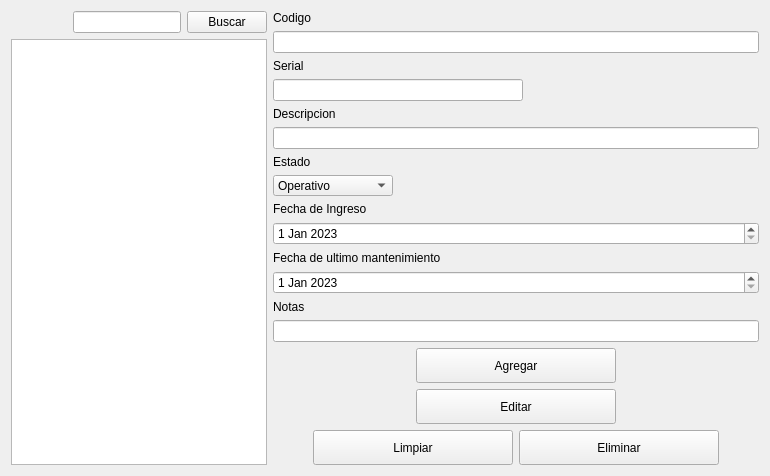
          <widget class="QWidget" name="tab_10">
           <attribute name="title">
            <string>Equipos y Maquimarias</string>
           </attribute>
           <layout class="QHBoxLayout" name="horizontalLayout_49">
            <item>
             <layout class="QVBoxLayout" name="verticalLayout_35">
              <item>
               <layout class="QHBoxLayout" name="horizontalLayout_53">
                <item>
                 <spacer name="horizontalSpacer_68">
                  <property name="orientation">
                   <enum>Qt::Horizontal</enum>
                  </property>
                  <property name="sizeHint" stdset="0">
                   <size>
                    <width>40</width>
                    <height>20</height>
                   </size>
                  </property>
                 </spacer>
                </item>
                <item>
                 <widget class="QLineEdit" name="lineEdit_busqueda_EM"/>
                </item>
                <item>
                 <widget class="QPushButton" name="btn_buscarEMagg">
                  <property name="text">
                   <string>Buscar</string>
                  </property>
                 </widget>
                </item>
               </layout>
              </item>
              <item>
               <widget class="QTableWidget" name="tableWidget_aggEM"/>
              </item>
             </layout>
            </item>
            <item>
             <layout class="QVBoxLayout" name="verticalLayout_36">
              <item>
               <layout class="QVBoxLayout" name="verticalLayout_37">
                <item>
                 <layout class="QVBoxLayout" name="verticalLayout_38">
                  <item>
                   <widget class="QLabel" name="label_15">
                    <property name="text">
                     <string>Codigo</string>
                    </property>
                   </widget>
                  </item>
                  <item>
                   <widget class="QLineEdit" name="txt_codigo_EM_2">
                    <property name="minimumSize">
                     <size>
                      <width>0</width>
                      <height>0</height>
                     </size>
                    </property>
                    <property name="maximumSize">
                     <size>
                      <width>16777215</width>
                      <height>16777215</height>
                     </size>
                    </property>
                   </widget>
                  </item>
                 </layout>
                </item>
                <item>
                 <layout class="QVBoxLayout" name="verticalLayout_57">
                  <item>
                   <widget class="QLabel" name="label_16">
                    <property name="text">
                     <string>Serial</string>
                    </property>
                   </widget>
                  </item>
                  <item>
                   <widget class="QLineEdit" name="txt_serial_EM_2">
                    <property name="maximumSize">
                     <size>
                      <width>250</width>
                      <height>16777215</height>
                     </size>
                    </property>
                   </widget>
                  </item>
                 </layout>
                </item>
                <item>
                 <layout class="QVBoxLayout" name="verticalLayout_59">
                  <item>
                   <widget class="QLabel" name="label_25">
                    <property name="text">
                     <string>Descripcion</string>
                    </property>
                   </widget>
                  </item>
                  <item>
                   <widget class="QLineEdit" name="txt_descrip_EM_2"/>
                  </item>
                 </layout>
                </item>
                <item>
                 <layout class="QVBoxLayout" name="verticalLayout_64">
                  <item>
                   <widget class="QLabel" name="label_26">
                    <property name="text">
                     <string>Estado</string>
                    </property>
                   </widget>
                  </item>
                  <item>
                   <widget class="QComboBox" name="comboBox_aggEM">
                    <property name="minimumSize">
                     <size>
                      <width>120</width>
                      <height>21</height>
                     </size>
                    </property>
                    <property name="maximumSize">
                     <size>
                      <width>120</width>
                      <height>21</height>
                     </size>
                    </property>
                    <item>
                     <property name="text">
                      <string>Operativo</string>
                     </property>
                    </item>
                    <item>
                     <property name="text">
                      <string>En Reparación</string>
                     </property>
                    </item>
                    <item>
                     <property name="text">
                      <string>Dañado</string>
                     </property>
                    </item>
                   </widget>
                  </item>
                 </layout>
                </item>
                <item>
                 <layout class="QVBoxLayout" name="verticalLayout_68">
                  <item>
                   <widget class="QLabel" name="label_31">
                    <property name="text">
                     <string>Fecha de Ingreso</string>
                    </property>
                   </widget>
                  </item>
                  <item>
                   <widget class="QDateEdit" name="dateEdit_aggEM">
                    <property name="dateTime">
                     <datetime>
                      <hour>0</hour>
                      <minute>0</minute>
                      <second>0</second>
                      <year>2023</year>
                      <month>1</month>
                      <day>1</day>
                     </datetime>
                    </property>
                   </widget>
                  </item>
                 </layout>
                </item>
                <item>
                 <layout class="QVBoxLayout" name="verticalLayout_74">
                  <item>
                   <widget class="QLabel" name="label_34">
                    <property name="text">
                     <string>Fecha de ultimo mantenimiento</string>
                    </property>
                   </widget>
                  </item>
                  <item>
                   <widget class="QDateEdit" name="dateEdit_aggEMultMant">
                    <property name="dateTime">
                     <datetime>
                      <hour>0</hour>
                      <minute>0</minute>
                      <second>0</second>
                      <year>2023</year>
                      <month>1</month>
                      <day>1</day>
                     </datetime>
                    </property>
                   </widget>
                  </item>
                 </layout>
                </item>
                <item>
                 <layout class="QVBoxLayout" name="verticalLayout_75">
                  <item>
                   <widget class="QLabel" name="label_35">
                    <property name="text">
                     <string>Notas</string>
                    </property>
                   </widget>
                  </item>
                  <item>
                   <widget class="QLineEdit" name="txt_notas_EM_2">
                    <property name="text">
                     <string/>
                    </property>
                   </widget>
                  </item>
                 </layout>
                </item>
               </layout>
              </item>
              <item>
               <layout class="QVBoxLayout" name="verticalLayout_76">
                <item>
                 <layout class="QHBoxLayout" name="horizontalLayout_57">
                  <item>
                   <spacer name="horizontalSpacer_69">
                    <property name="orientation">
                     <enum>Qt::Horizontal</enum>
                    </property>
                    <property name="sizeHint" stdset="0">
                     <size>
                      <width>40</width>
                      <height>20</height>
                     </size>
                    </property>
                   </spacer>
                  </item>
                  <item>
                   <widget class="QPushButton" name="btn_agg_EM">
                    <property name="minimumSize">
                     <size>
                      <width>200</width>
                      <height>35</height>
                     </size>
                    </property>
                    <property name="maximumSize">
                     <size>
                      <width>200</width>
                      <height>35</height>
                     </size>
                    </property>
                    <property name="text">
                     <string>Agregar</string>
                    </property>
                   </widget>
                  </item>
                  <item>
                   <spacer name="horizontalSpacer_70">
                    <property name="orientation">
                     <enum>Qt::Horizontal</enum>
                    </property>
                    <property name="sizeHint" stdset="0">
                     <size>
                      <width>40</width>
                      <height>20</height>
                     </size>
                    </property>
                   </spacer>
                  </item>
                 </layout>
                </item>
                <item>
                 <layout class="QHBoxLayout" name="horizontalLayout_59">
                  <item>
                   <spacer name="horizontalSpacer_71">
                    <property name="orientation">
                     <enum>Qt::Horizontal</enum>
                    </property>
                    <property name="sizeHint" stdset="0">
                     <size>
                      <width>40</width>
                      <height>20</height>
                     </size>
                    </property>
                   </spacer>
                  </item>
                  <item>
                   <widget class="QPushButton" name="btn_edit_EM">
                    <property name="minimumSize">
                     <size>
                      <width>200</width>
                      <height>35</height>
                     </size>
                    </property>
                    <property name="maximumSize">
                     <size>
                      <width>200</width>
                      <height>35</height>
                     </size>
                    </property>
                    <property name="text">
                     <string>Editar</string>
                    </property>
                   </widget>
                  </item>
                  <item>
                   <spacer name="horizontalSpacer_72">
                    <property name="orientation">
                     <enum>Qt::Horizontal</enum>
                    </property>
                    <property name="sizeHint" stdset="0">
                     <size>
                      <width>40</width>
                      <height>20</height>
                     </size>
                    </property>
                   </spacer>
                  </item>
                 </layout>
                </item>
                <item>
                 <layout class="QHBoxLayout" name="horizontalLayout_60">
                  <item>
                   <spacer name="horizontalSpacer_73">
                    <property name="orientation">
                     <enum>Qt::Horizontal</enum>
                    </property>
                    <property name="sizeHint" stdset="0">
                     <size>
                      <width>40</width>
                      <height>20</height>
                     </size>
                    </property>
                   </spacer>
                  </item>
                  <item>
                   <widget class="QPushButton" name="btn_limpiarEMagg">
                    <property name="minimumSize">
                     <size>
                      <width>200</width>
                      <height>35</height>
                     </size>
                    </property>
                    <property name="maximumSize">
                     <size>
                      <width>200</width>
                      <height>35</height>
                     </size>
                    </property>
                    <property name="text">
                     <string>Limpiar</string>
                    </property>
                   </widget>
                  </item>
                  <item>
                   <widget class="QPushButton" name="btn_delete_EM">
                    <property name="minimumSize">
                     <size>
                      <width>200</width>
                      <height>35</height>
                     </size>
                    </property>
                    <property name="maximumSize">
                     <size>
                      <width>200</width>
                      <height>35</height>
                     </size>
                    </property>
                    <property name="text">
                     <string>Eliminar</string>
                    </property>
                   </widget>
                  </item>
                  <item>
                   <spacer name="horizontalSpacer_74">
                    <property name="orientation">
                     <enum>Qt::Horizontal</enum>
                    </property>
                    <property name="sizeHint" stdset="0">
                     <size>
                      <width>40</width>
                      <height>20</height>
                     </size>
                    </property>
                   </spacer>
                  </item>
                 </layout>
                </item>
               </layout>
              </item>
             </layout>
            </item>
           </layout>
          </widget>
